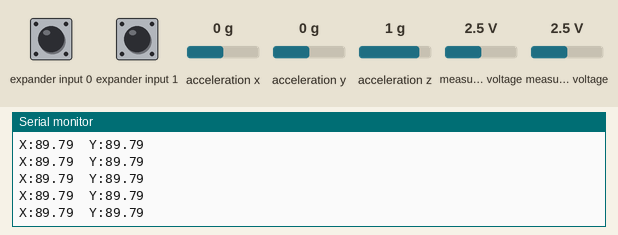
The sketch below on a simulated Arduino Uno, built with avr-gcc and run on an emulated ATmega328P. On the bench: the last lines printed to the serial monitor. Wiring (inferred from the names in the program): Wii Nunchuk at I2C address 0x52. The test bench sets the inputs (shaded band); at power-on: acceleration x 0 g, acceleration y 0 g, expander input 0 HIGH, expander input 1 HIGH, acceleration z 1 g, measured voltage 2.5 V.

Above: at 1.2 s.
1.3 s: acceleration x set to -1.4 g
At 1.37 s:
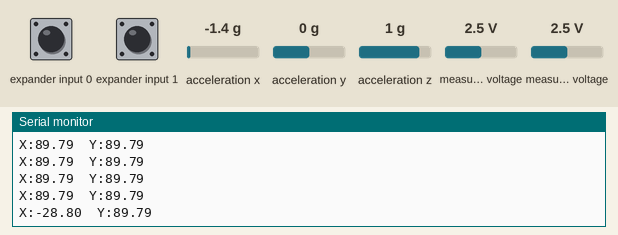
2.8 s: acceleration y set to -1.4 g
At 2.82 s:
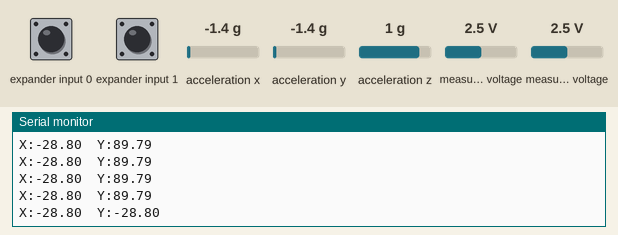
4.3 s: acceleration x set to 0.8 g
At 4.33 s:
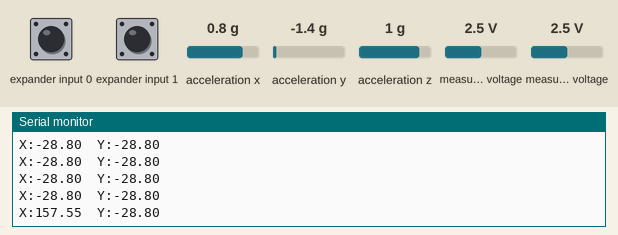
Timing chart, 0 to 7.3 s (numbered marks = the images above; inputs shaded):
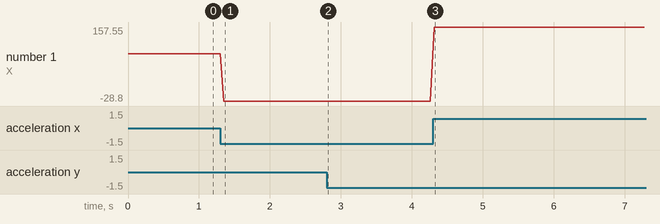

The sketch:

nunchukLib.ino
```cpp
#include <Wire.h>
#include "nunchuklib.h"

void setup()
{

Serial.begin(19200);
nunchuk_init();
Serial.println("init");

}

void loop()
{
   nunchuk_receive_data();

    // on extrait les données
    // dans mon exemple j'utilise uniquement les données d'accélération sur l'axe Y
    double accelX = nunchuk_accelx();
    double accelY = nunchuk_accely();
    double accelZ = nunchuk_accelz();

    Serial.print("X:");
    Serial.print(accelX);
    Serial.print("\t");

    Serial.print("Y:");
    Serial.println(accelY);

    delay(50);

}
```

nunchuklib.h
```cpp
// Doit être ajusté en fonction de chaque nunchuck
#define ZEROX 300
#define ZEROY 300
#define ZEROZ 0

// adresse I2C du nunchuck
#define WII_NUNCHUK_I2C_ADDRESS 0x52

static void nunchuk_init(){
  Wire.begin();

  Wire.beginTransmission(WII_NUNCHUK_I2C_ADDRESS);
  Wire.write(0xF0);
  Wire.write(0x55);
   Wire.endTransmission();

  Wire.beginTransmission(WII_NUNCHUK_I2C_ADDRESS);
  Wire.write(0xFB);
  Wire.write(0x00);
  Wire.endTransmission();
}

static int nunchuk_count;
static double nunchuk_x = -9999;
static double nunchuk_y = -9999;
static double nunchuk_z = -9999;
static uint8_t nunchuk_data[6];

static void nunchuk_receive_data(){
  nunchuk_count = 0;
   // on demande 6 octets au nunchuck
  Wire.requestFrom(WII_NUNCHUK_I2C_ADDRESS, 6);

  // tant qu'il y a des données
  while(Wire.available())
  {
    // on récupère les données
    nunchuk_data[nunchuk_count++] = Wire.read();
  }

  // on réinitialise le nunchuck pour la prochaine demande
  Wire.beginTransmission(WII_NUNCHUK_I2C_ADDRESS);
  Wire.write(0x00);
  Wire.endTransmission();
  nunchuk_x = ((nunchuk_data[2] << 2) + ((nunchuk_data[5] >> 2) & 0x03) - ZEROX);
  nunchuk_y = ((nunchuk_data[3] << 2) + ((nunchuk_data[5] >> 4) & 0x03) - ZEROY);
  nunchuk_z = ((nunchuk_data[4] << 2) + ((nunchuk_data[5] >> 6) & 0x03) - ZEROZ);
  nunchuk_x = (nunchuk_x  * 180) / 425;
  nunchuk_y = (nunchuk_y  * 180) / 425;
}

static double nunchuk_accelx(){
  return nunchuk_x;
}

static double nunchuk_accely(){
  return nunchuk_y;
}

static double nunchuk_accelz(){
  return nunchuk_z;
}
```

Measured:
- after the input at 1.3 s, the serial monitor: prints a new line after 0.05 s (image 1)
- after the input at 2.8 s, the serial monitor: prints a new line at once (image 2)
- after the input at 4.3 s, the serial monitor: prints a new line at once (image 3)
- plotted number 1: 89.79 → -28.8 after the input at 1.3 s, -28.8 → 157.55 after the input at 4.3 s
